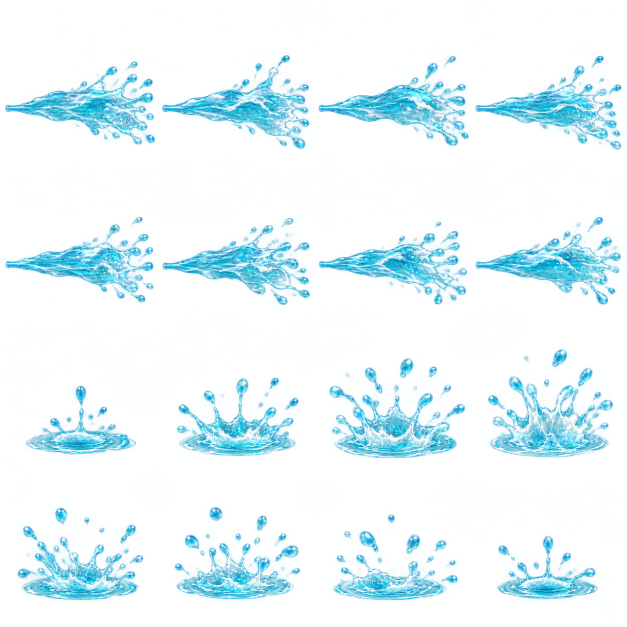
#> input picture desenvolvimento/agua-viva/fontes/agua-original.png, 1254 x 1254 px (shown at 1/2 size)
$ python empacotar.py
#> lines starting #> are read from the running program, lines starting #| are printed output that depends on the picture; after the words box and inside, x2 and y2 are one past the last pixel; in counts of white or black regions, pixels touching at a corner belong together
### desenvolvimento/recortes/empacotar.py
"""Separa silhuetas completas e as exporta com margens por Inkscape/WebP.

NumPy/SciPy/Pillow medem os pixels; a composição dos novos PNGs é feita no Inkscape.
Nenhuma prancha anterior é apagada ou sobrescrita.
"""
from pathlib import Path
from statistics import median, mean
from math import ceil
import hashlib, html, json, os, subprocess, tempfile
import numpy as np
from PIL import Image
from scipy.ndimage import label, find_objects, distance_transform_edt

HERE = Path(__file__).resolve().parent
ROOT = HERE.parents[1]
SOURCES = HERE / 'fontes'
OUT = ROOT / 'jogo/sprites-integros'
BIN = Path(os.environ.get('GUARDIAO_TOOLS_DIR','/workspace/.tools/guardiao'))/'bin'
CACHE = ROOT/'.cache/recortes'
REPORT=[]


def run(tool,*args):
    subprocess.run([str(BIN/tool),*map(str,args)],check=True,stdout=subprocess.DEVNULL,stderr=subprocess.DEVNULL)


def rect_path(mask,x=0,y=0):
    """A vector selection, in original source coordinates; no raster painting."""
    commands=[]
    for row,values in enumerate(mask):
        changes=np.diff(np.pad(values.astype(np.int8),(1,1)))
        for start,end in zip(np.flatnonzero(changes==1),np.flatnonzero(changes==-1)):
            commands.append(f'M{x+int(start)} {y+row}h{int(end-start)}v1h-{int(end-start)}Z')
    return ''.join(commands)


# [37 lines left out: function analyse, not called in this run]


def grid(source,cols,rows):
    w,h=Image.open(source).size
    return analyse(source,[{'bounds':[round(c*w/cols),round(r*h/rows),round((c+1)*w/cols)-round(c*w/cols),round((r+1)*h/rows)-round(r*h/rows)]} for r in range(rows) for c in range(cols)])


# [93 lines left out: functions stable_heads, pack, main, not called in this run]


# [1 lines that do not run on import are left out]

### desenvolvimento/agua-viva/empacotar.py
"""Mede os quadros e exporta a prancha pelo Inkscape, com alfa preservado."""
from pathlib import Path
import json,subprocess,sys,tempfile
import numpy as np
from PIL import Image
from scipy.ndimage import label,binary_dilation
ROOT=Path(__file__).resolve().parents[2]
sys.path.insert(0,str(ROOT/'desenvolvimento/recortes'))
from empacotar import rect_path,BIN
HERE=Path(__file__).resolve().parent
OUT=ROOT/'jogo/agua-viva'
im=np.array(Image.open(HERE/'fontes/agua-original.png').convert('RGBA'))
#> im is the input picture: shape (1254, 1254, 4); mean R, G, B, A 33.1, 110, 133.8, 40.9
H,W=im.shape[:2];cw=ch=340
#> after `H, W = im.shape[:2]`: H = 1254; W = 1254
clips=[];draws=[];frames=[]
for i in range(16):
 r,c=divmod(i,4);x,y=round(c*W/4),round(r*H/4);x1,y1=round((c+1)*W/4),round((r+1)*H/4)
 a=im[y:y1,x:x1,3];labels,n=label(a>64);counts=np.bincount(labels.ravel());keep=counts>=8;keep[0]=False
 mask=binary_dilation(keep[labels],iterations=3)&(a>0)
 yy,xx=np.nonzero(mask);bx,by,bw,bh=int(xx.min()),int(yy.min()),int(xx.max()-xx.min()+1),int(yy.max()-yy.min()+1)
 tx,ty=c*cw+12,r*ch+12;dx,dy=tx-x,ty-y
 clips.append(f'<clipPath id="f{i}"><path d="{rect_path(mask,x,y)}"/></clipPath>')
 draws.append(f'<g transform="translate({dx} {dy})"><image href="agua-original.png" width="{W}" height="{H}" clip-path="url(#f{i})"/></g>')
 bounds=[tx+bx,ty+by,bw,bh]
 if i<8:
  near=(xx<xx.min()+20)&(a[yy,xx]>100)
  inlet_y=float(np.median(yy[near]))
  body_y=np.nonzero(a>128)[0]
  frames.append({'bodyHeight':int(body_y.max()-body_y.min()+1),'bounds':bounds,'inlet':[tx+bx+3,ty+inlet_y],'end':[tx+bx+bw-4,ty+inlet_y]})
 else:frames.append({'bounds':bounds,'pivot':[tx+bx+bw/2,ty+by+bh*.79]})
#> this loop made 16 passes
#> (n, counts, bx, by, bw, bh, bounds, inlet_y) on passes 3, 5, 6, 8: (9, [80357, 191, 465, 3, 16795, 38, 65, 17, 178, 173], 7, 109, 306, 186, [699, 121, 306, 186], 216), (11, [81195, 174, 15711, 82, 184, 237, 4, 14, 1, 172, 240, 268], 8, 117, 302, 177, [20, 469, 302, 177], 215), (10, [80110, 220, 16510, 121, 27, 59, 328, 3, 146, 415, 30], 8, 119, 300, 180, [360, 471, 300, 180], 218), (10, [80587, 322, 46, 169, 16730, 8, 36, 1, 53, 188, 142], 8, 117, 297, 181, [1040, 469, 297, 181], 216)
#> (n, bx, by, bw, bh, bounds, inlet_y) on passes 1, 2, 4, 7: (13, 8, 120, 305, 172, [20, 132, 305, 172], 216), (13, 7, 107, 301, 194, [359, 119, 301, 194], 216), (12, 8, 108, 298, 194, [1040, 120, 298, 194], 216), (14, 7, 126, 303, 172, [699, 478, 303, 172], 214)
#> pass 1, `a = im[y:y1, x:x1, 3]`:
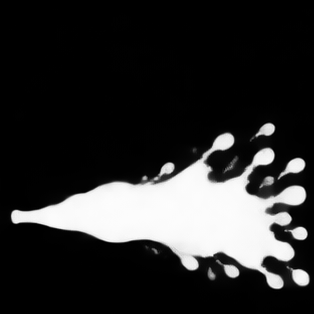
#> a: shape (314, 314); min 0, max 253, mean 46.1
#> pass 1, `labels, n = label(a > 64)`:
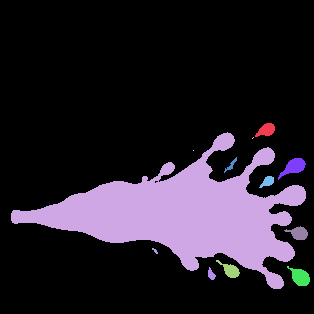
#> labels: shape (314, 314) int32; 14 distinct labels, from 0 to 13; one colour per label, 0 black
#> pass 1, `mask=binary_dilation(keep[labels],iterations=3)&(a>0)`:
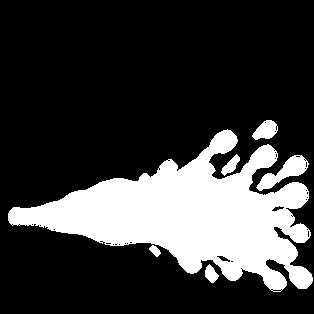
#> mask: shape (314, 314) bool; 23.6% white; 6 white regions, box (x1, y1, x2, y2) and area: (8, 129, 313, 292) 21769, (256, 155, 309, 191) 726, (252, 120, 278, 140) 339, (221, 154, 240, 176) 189, (205, 264, 219, 283) 163, (149, 245, 161, 257) 81
#> pass 2, `a = im[y:y1, x:x1, 3]`:
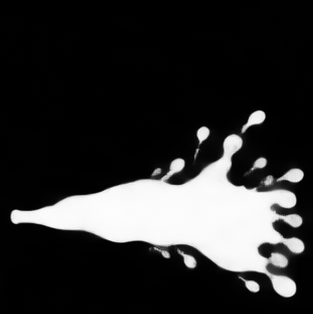
#> a: shape (314, 313); min 0, max 253, mean 45.8
#> after the loop:
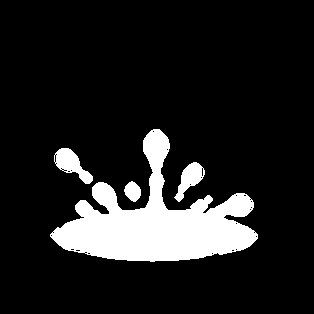
#> mask: shape (314, 314) bool; 13% white; 4 white regions, box (x1, y1, x2, y2) and area: (50, 129, 258, 262) 11363, (54, 148, 93, 184) 643, (174, 162, 205, 202) 551, (124, 181, 141, 202) 248
#> after the loop, clips = 16 items; draws = 16 items; frames = 16 items
svg=f'<svg xmlns="http://www.w3.org/2000/svg" width="{cw*4}" height="{ch*4}"><defs>'+''.join(clips)+'</defs>'+''.join(draws)+'</svg>'
(HERE/'fontes/agua-quadros.svg').write_text(svg)
with tempfile.TemporaryDirectory() as tmp:
 png=Path(tmp)/'agua.png'
 subprocess.run([str(BIN/'inkscape'),str(HERE/'fontes/agua-quadros.svg'),f'--export-filename={png}'],check=True,stdout=subprocess.DEVNULL,stderr=subprocess.DEVNULL)
#> (this line was passed over: subprocess is not available in this run)
 subprocess.run([str(BIN/'cwebp'),'-q','94','-alpha_q','100','-exact','-m','6',str(png),'-o',str(OUT/'assets/agua.webp')],check=True,stdout=subprocess.DEVNULL,stderr=subprocess.DEVNULL)
#> (this line was passed over: subprocess is not available in this run)
# Nozzle is measured on the blue metal, not on the character's bounding box.
#> (the run stopped early here; a loop or call above may not have finished)
